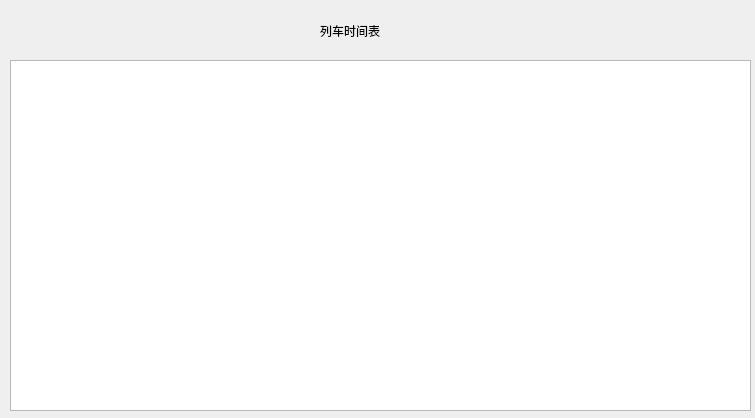
<?xml version="1.0" encoding="UTF-8"?>
<ui version="4.0">
 <class>Timetable_Widget</class>
 <widget class="QWidget" name="Timetable_Widget">
  <property name="geometry">
   <rect>
    <x>0</x>
    <y>0</y>
    <width>755</width>
    <height>418</height>
   </rect>
  </property>
  <property name="windowTitle">
   <string>Form</string>
  </property>
  <widget class="QLabel" name="label">
   <property name="geometry">
    <rect>
     <x>320</x>
     <y>10</y>
     <width>111</width>
     <height>41</height>
    </rect>
   </property>
   <property name="text">
    <string>列车时间表</string>
   </property>
  </widget>
  <widget class="QTableView" name="tableView">
   <property name="geometry">
    <rect>
     <x>10</x>
     <y>60</y>
     <width>741</width>
     <height>351</height>
    </rect>
   </property>
  </widget>
 </widget>
 <resources/>
 <connections/>
</ui>
